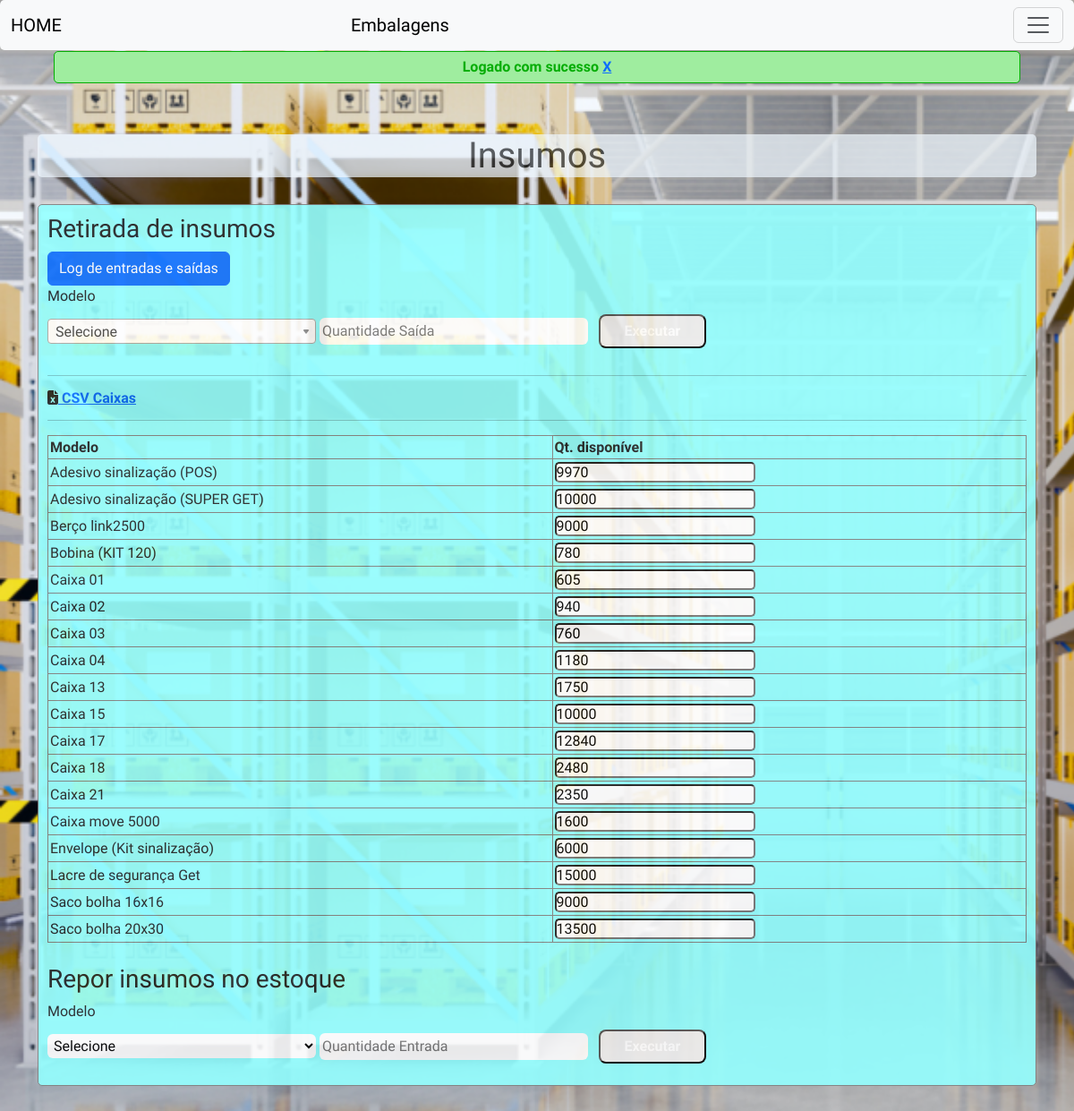
The page /embalagens.php (signed in) on the database its author committed.
### tables this page shows
CREATE TABLE `modelos` (
  `id_modelo` int(11) NOT NULL,
  `modelo` varchar(100) NOT NULL,
  `tipo` varchar(50) DEFAULT NULL,
  `quantidade` int(7) DEFAULT NULL
);

### queryes.php (called while the page is built, shortened)
<?php
include_once("conexao.php");
$stmtModelos = $conn->query("SELECT * FROM modelos ORDER BY modelo");
$stmtModelos->execute();
$returnModel = $stmtModelos->fetchAll(PDO::FETCH_ASSOC);
?>

### css/style.php (called while the page is built, shortened)
<?php
include_once("queryes.php");
?>

### permitions.php (called while the page is built, shortened)
<?php
include_once("conexao.php");
$user = $_SESSION['user'];
$stmt = $conn->prepare("SELECT admin, permitionC, permitionR, permitionU, permitionD FROM users WHERE email = :email");
$stmt->bindParam(":email", $user);
$stmt->execute();
$usuario = $stmt->fetch();
$permU = $usuario["permitionU"];
?>

### embalagens.php (the view, shortened to what this page needs)
<?php
include_once("templates/header.php");
include_once("permitions.php");
?>
<div class="container">
    <h1>Insumos</h1>
    <div class="registration">
        <h3>Retirada de insumos</h3>
        <button type="button" class="btn btn-primary" data-bs-toggle="modal" data-bs-target="#exampleModal">
            Log de entradas e saídas
        </button>
        <form action="procesEmbalagens.php" method="post">
            <label for="modelo">Modelo</label><br>
            <input class="puts" type="number" name="quantidadeAlterada" id="quantidadeAlterada"
                placeholder="Quantidade Saída">
            <input class="btnModal" type="submit" value="Executar">
        </form>
        <hr>
        <i class="fa-solid fa-file-excel"><a class="linkCsv" href="csv.php?estado=caixas"> CSV Caixas</a></i>
        <hr>
        <table>
            <thead>
                <tr>
                    <th>Modelo</th>
                    <th>Qt. disponível</th>
                </tr>
            </thead>
            <tbody>
                <?php foreach ($returnModel as $retMod): ?>
                    <?php extract($retMod) ?>
                    <?php if ($tipo == "INSUMOS"): ?>
                        <tr>
                            <td>
                                <?= $modelo ?>
                            </td>
                            <td>
                                <input type="number" name="quantidade" id="<?= substr($modelo, 0, 5) . "_" . substr($modelo, 6, 2) ?>"
                                    value="<?= $quantidade ?>" readonly>
                            </td>
                        </tr>
                    <?php endif; ?>
                <?php endforeach; ?>
            </tbody>
        </table>
        <br>
        <h3>Repor insumos no estoque</h3>
        <?php if ($permU == 1): ?>
            <form action="procesEmbalagens.php" method="post">
                <label for="modelo">Modelo</label><br>
                <select class="puts" name="modelo" id="modelo"
                    title="Se o modelo não estiver aqui, vá para página cadastrar modelos e insira um novo"
                    aria-readonly="">
                    <option readonly value="">Selecione</option>
                </select>
                <input class="puts" type="number" name="quantidadeAlterada" id="quantidadeAlterada"
                    placeholder="Quantidade Entrada">
                <input class="btnModal" type="submit" value="Executar">
            </form>
        <?php else: ?>
            <h4>Precisando repor o estoque de caixas, pedir ao admnistrador
                ou soicitar permissão para tal.
            </h4>
        <?php endif; ?>
    </div>
</div>
<?php include_once("templates/footer.php") ?>

### rows shown on the page
modelos: modelo "Adesivo sinalização (POS)", quantidade "9970"
modelos: modelo "Adesivo sinalização (SUPER GET)", quantidade "10000"
modelos: modelo "Berço link2500", quantidade "9000"
modelos: modelo "Bobina (KIT 120)", quantidade "780"
modelos: modelo "Caixa 01", quantidade "605"
modelos: modelo "Caixa 02", quantidade "940"
modelos: modelo "Caixa 03", quantidade "760"
modelos: modelo "Caixa 04", quantidade "1180"
modelos: modelo "Caixa 13", quantidade "1750"
modelos: modelo "Caixa 15", quantidade "10000"
modelos: modelo "Caixa 17", quantidade "12840"
modelos: modelo "Caixa 18", quantidade "2480"
modelos: modelo "Caixa 21", quantidade "2350"
modelos: modelo "Caixa move 5000", quantidade "1600"
modelos: modelo "Envelope (Kit sinalização)", quantidade "6000"
modelos: modelo "Lacre de segurança Get", quantidade "15000"
modelos: modelo "Saco bolha 16x16", quantidade "9000"
modelos: modelo "Saco bolha 20x30", quantidade "13500"

### other values the page prints
$exibeMensagem['mensage'] "Logado com sucesso X"
